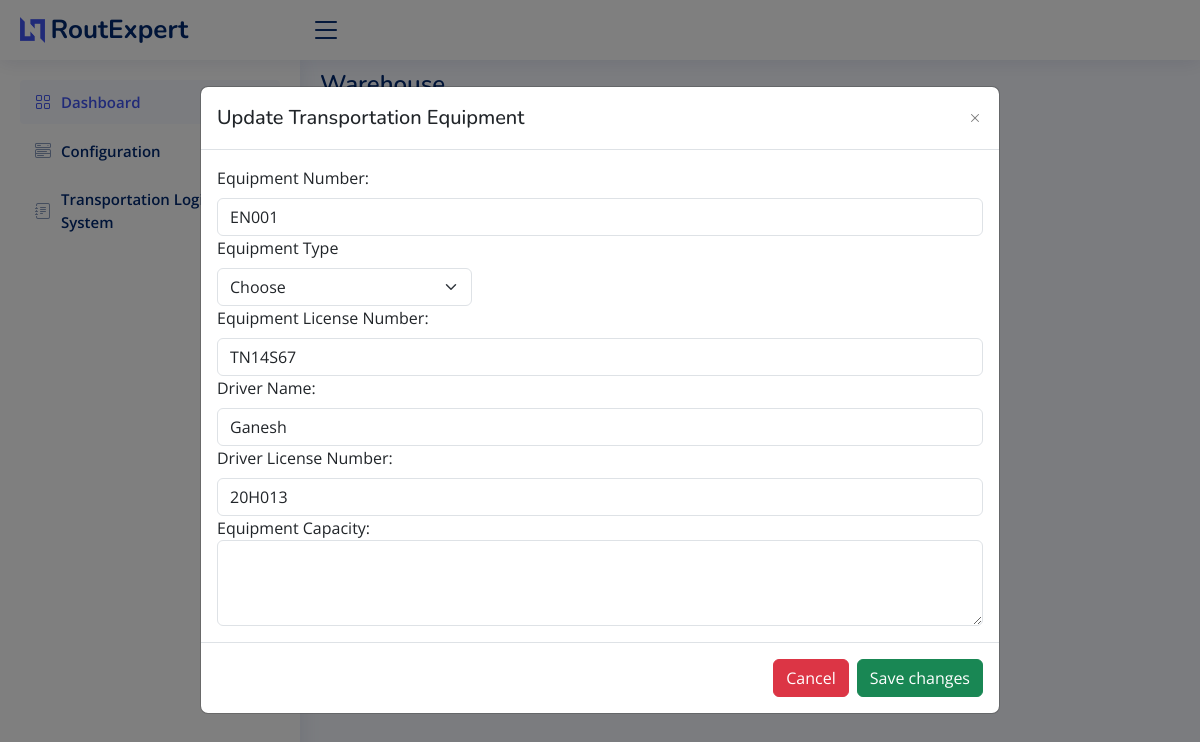
The app's page /update_equipment/1 with its own data.
### sql_app/model.py (models this page shows)
class TransportationEquipment(Base):
    __tablename__ = "TransportationEquipment"
    id = Column(Integer, primary_key=True, index=True)
    equipment_number = Column(String)
    equipment_type = Column(String)
    equipment_license_number = Column(String)
    driver_name = Column(String)
    driver_license_number = Column(String)
    equipment_description = Column(String)

### main.py (the view)
@app.get("/update_equipment/{id}", response_class=HTMLResponse)
async def update_transport_equipment(request: Request, id: str):
    global id_global
    id_global = id
    equipment_list = []
    equipment = db.query(TransportationEquipment).filter(TransportationEquipment.id == id_global).first()
    equipment_data = {
        "id": equipment.id,
        "equipment_number": equipment.equipment_number,
        "equipment_type": equipment.equipment_type,
        "equipment_license_number": equipment.equipment_license_number,
        "driver_name": equipment.driver_name,
        "driver_license_number": equipment.driver_license_number,
        "equipment_description": equipment.equipment_description,
    }
    equipment_list.append(equipment_data)
    return templates.TemplateResponse("update_transport.html", {"request": request, "equipment": equipment_list})

### templates/update_transport.html (shortened to what this page needs)
<!DOCTYPE html>
<html lang="en">
  <head>
    <link
      href="../static/assets/vendor/bootstrap/css/bootstrap.min.css"
      rel="stylesheet"
    />
    <link
      href="../static/assets/vendor/bootstrap-icons/bootstrap-icons.css"
      rel="stylesheet"
    />
    <link
      href="../static/assets/vendor/boxicons/css/boxicons.min.css"
      rel="stylesheet"
    />
    <link
      href="../static/assets/vendor/quill/quill.snow.css"
      rel="stylesheet"
    />
    <link
      href="../static/assets/vendor/quill/quill.bubble.css"
      rel="stylesheet"
    />
    <link
      href="../static/assets/vendor/remixicon/remixicon.css"
      rel="stylesheet"
    />
    <link
      href="../static/assets/vendor/simple-datatables/style.css"
      rel="stylesheet"
    />
    <link href="../static/assets/css/style.css" rel="stylesheet" />
  </head>
  <body>
    <header id="header" class="header fixed-top d-flex align-items-center">
      <div class="d-flex align-items-center justify-content-between">
        <a href="/" class="logo d-flex align-items-center">
          <img src="../static/assets/img/logo.png" alt="" />
          <span class="d-none d-lg-block">RoutExpert</span>
        </a>
        <i class="bi bi-list toggle-sidebar-btn"></i>
      </div>
    </header>
    <aside id="sidebar" class="sidebar">
      <ul class="sidebar-nav" id="sidebar-nav">
        <li class="nav-item">
          <a class="nav-link" href="/">
            <i class="bi bi-grid"></i>
            <span>Dashboard</span>
          </a>
        </li>
        <li class="nav-item">
          <a
            class="nav-link collapsed"
            data-bs-target="#components-nav"
            data-bs-toggle="collapse"
            href="#"
          >
            <i class="bi bi-menu-button-wide"></i><span>Configuration</span
            >
          </a>
        </li>
        <li class="nav-item">
          <a
            class="nav-link collapsed"
            data-bs-target="#forms-nav"
            data-bs-toggle="collapse"
            href="#"
          >
            <i class="bi bi-journal-text"></i
            ><span>Transportation Logistics System</span
            >
          </a>
        </li>
      </ul>
    </aside>
    <main id="main" class="main">
      <div class="pagetitle">
        <h1>Warehouse</h1>
        <nav>
          <ol class="breadcrumb">
            <li class="breadcrumb-item"><a href="/">Home</a></li>
            <li class="breadcrumb-item active">Update Transportation Equipment</li>
          </ol>
        </nav>
      </div>
      <section class="section dashboard">
        <div class="row">
          <div class="col-lg-12">
            <div class="card">
              <div class="modal" id="verticalycentered" tabindex="-1">
                <div class="modal-dialog modal-dialog-centered modal-lg">
                  <div class="modal-content">
                    <div class="modal-header">
                      <h5 class="modal-title">Update Transportation Equipment</h5>
                      <button
                        type="button"
                        class="btn-close"
                        data-bs-dismiss="modal"
                        aria-label="Close"
                      ></button>
                    </div>
                    <div class="modal-body">
                      {% for e in equipment %}
                      <form id="updateTransportForm">
                        <label for="equipmentNumber" class="form-label"
                          >Equipment Number:</label
                        >
                        <input
                          type="text"
                          class="form-control"
                          id="equipmentNumber"
                          name="equipment_number"
                          value="{{ e.equipment_number}}"
                          required
                        />
                        <div class="col-md-4">
                          <label for="equipmentType" class="form-label"
                            >Equipment Type</label
                          >
                          <select
                            id="equipmentType"
                            class="form-select"
                            name="equipment_type"
                            value="{{ e.equipment_type}}"
                            required
                          >
                            <option selected>Choose</option>
                          </select>
                        </div>
                        <label for="equipmentlicensenumber" class="form-label"
                          >Equipment License Number:</label
                        >
                        <input
                          type="text"
                          class="form-control"
                          id="equipmentlicensenumber"
                          name ="equipment_license_number"
                          value="{{ e.equipment_license_number}}"
                          required
                        />
                        <label for="driverName" class="form-label"
                          >Driver Name:</label
                        >
                        <input
                          type="text"
                          class="form-control"
                          id="driverName"
                          name="driver_name"
                          value="{{ e.driver_name}}"
                          required
                        />
                        <label for="driverlicensenumber" class="form-label"
                          >Driver License Number:</label
                        >
                        <input
                          type="text"
                          class="form-control"
                          id="driverlicensenumber"
                          name="driver_license_number"
                          value="{{ e.driver_license_number}}"
                          required
                        />
                        <div class="form-group">
                          <label for="equipmentdescription"
                            >Equipment Capacity:</label
                          >
                          <textarea
                            class="form-control"
                            id="equipmentdescription"
                            name="equipment_description"
                            value="{{ e.equipment_description}}"
                            rows="3"
                          ></textarea>
                        </div>
                      </form>
                      {% endfor %}
                    </div>
                    <div class="modal-footer">
                      <button
                        type="button"
                        class="btn btn-danger"
                        id="closeBtnn"
                      >
                        Cancel
                      </button>
                      <button
                        type="button"
                        class="btn btn-success"
                        id="saveBtn"
                      >
                        Save changes
                      </button>
                    </div>
                  </div>
                </div>
              </div>
            </div>
          </div>
        </div>
      </section>
    </main>
  </body>
</html>

### static/assets/css/style.css (style rules this page uses)
:root { scroll-behavior: smooth; }
body { font-family: "Open Sans", sans-serif; background: #f6f9ff; color: #444444; }
a { color: #4154f1; text-decoration: none; }
h1, h2, h3, h4, h5, h6 { font-family: "Nunito", sans-serif; }
#main { margin-top: 60px; padding: 10px 20px; font-size: 16px; transition: all 0.3s; }
.pagetitle { margin-bottom: 10px; }
.pagetitle h1 { font-size: 24px; margin-bottom: 0; font-weight: 600; color: #012970; }
.card { margin-bottom: 30px; border: none; border-radius: 5px; box-shadow: 0px 0 30px rgba(1, 41, 112, 0.1); }
.btn-close { background-size: 25%; }
.breadcrumb { font-size: 10px; font-family: "Nunito", sans-serif; color: #899bbd; font-weight: 600; }
.breadcrumb a { color: #899bbd; transition: 0.3s; }
.breadcrumb .breadcrumb-item::before { color: #899bbd; }
.breadcrumb .active { color: #51678f; font-weight: 600; }
.logo { line-height: 1; }
@media (min-width: 1200px) { .logo { width: 280px; } }
.logo img { max-height: 26px; margin-right: 6px; }
.logo span { font-size: 26px; font-weight: 700; color: #012970; font-family: "Nunito", sans-serif; }
.header { transition: all 0.5s; z-index: 997; height: 60px; box-shadow: 0px 2px 20px rgba(1, 41, 112, 0.1); background-color: #fff; padding-left: 20px; }
.header .toggle-sidebar-btn { font-size: 32px; padding-left: 10px; cursor: pointer; color: #012970; }
.sidebar { position: fixed; top: 60px; left: 0; bottom: 0; width: 300px; z-index: 996; transition: all 0.3s; padding: 20px; overflow-y: auto; scrollbar-width: thin; scrollbar-color: #aab7cf transparent; box-shadow: 0px 0px 20px rgba(1, 41, 112, 0.1); background-color: #fff; }
@media (min-width: 1200px) { #main, #footer { margin-left: 300px; } }
.sidebar-nav { padding: 0; margin: 0; list-style: none; }
.sidebar-nav li { padding: 0; margin: 0; list-style: none; }
.sidebar-nav .nav-item { margin-bottom: 5px; }
.sidebar-nav .nav-link { display: flex; align-items: center; font-size: 15px; font-weight: 600; color: #4154f1; transition: 0.3; background: #f6f9ff; padding: 10px 15px; border-radius: 4px; }
.sidebar-nav .nav-link i { font-size: 16px; margin-right: 10px; color: #4154f1; }
.sidebar-nav .nav-link.collapsed { color: #012970; background: #fff; }
.sidebar-nav .nav-link.collapsed i { color: #899bbd; }

### records on screen
TransportationEquipment: equipment_number "EN001", equipment_type "Choose", equipment_license_number "TN14S67", driver_name "Ganesh", driver_license_number "20H013"
